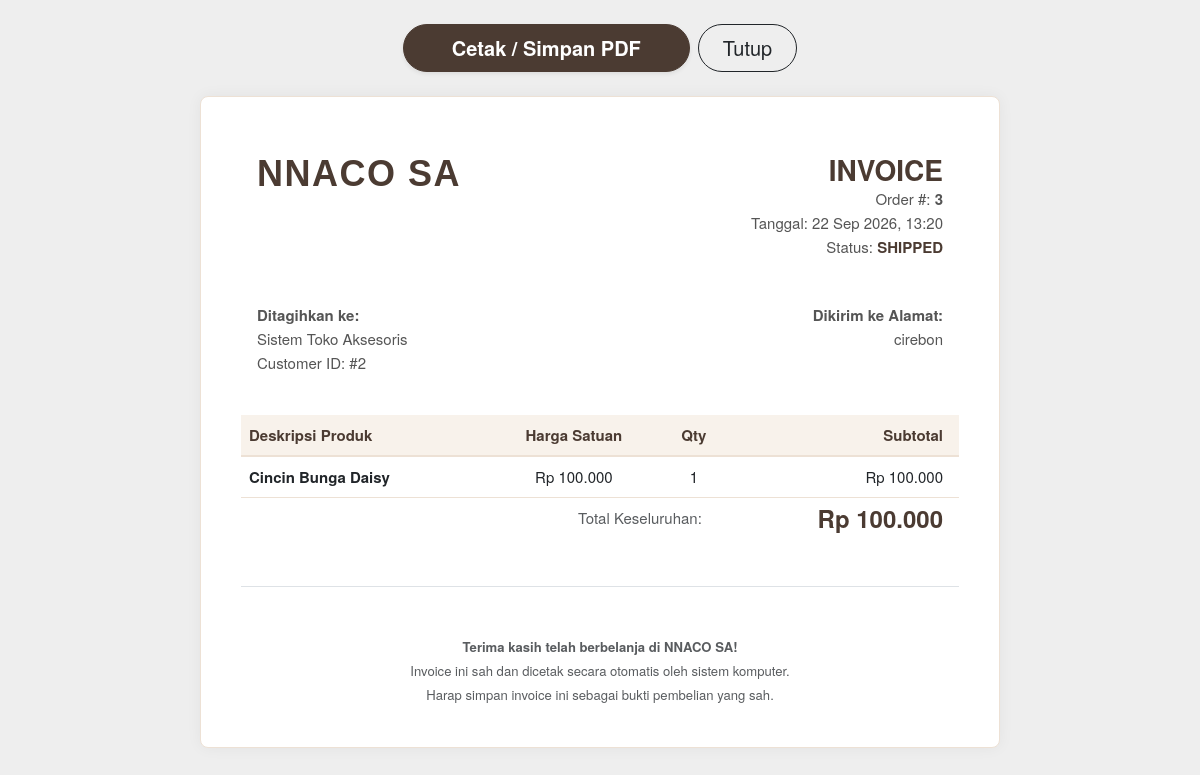
Screenshot of /public/order/invoice/3 (signed in) with the database file from the repository.
### tables this page shows
CREATE TABLE `orders` (
  `id` int(11) NOT NULL AUTO_INCREMENT,
  `user_id` int(11) NOT NULL,
  `phone` varchar(25) DEFAULT NULL,
  `coupon_id` int(11) DEFAULT NULL,
  `total_amount` decimal(10,2) NOT NULL,
  `status` enum('pending','processing','shipped','completed','cancelled') NOT NULL DEFAULT 'pending',
  `shipping_address` text NOT NULL,
  `created_at` timestamp NOT NULL DEFAULT current_timestamp(),
  PRIMARY KEY (`id`),
  KEY `user_id` (`user_id`),
  KEY `coupon_id` (`coupon_id`),
  CONSTRAINT `orders_ibfk_1` FOREIGN KEY (`user_id`) REFERENCES `users` (`id`),
  CONSTRAINT `orders_ibfk_2` FOREIGN KEY (`coupon_id`) REFERENCES `coupons` (`id`) ON DELETE SET NULL
);

CREATE TABLE `order_items` (
  `id` int(11) NOT NULL AUTO_INCREMENT,
  `order_id` int(11) NOT NULL,
  `product_id` int(11) NOT NULL,
  `quantity` int(11) NOT NULL,
  `price` decimal(10,2) NOT NULL,
  PRIMARY KEY (`id`),
  KEY `order_id` (`order_id`),
  KEY `product_id` (`product_id`),
  CONSTRAINT `order_items_ibfk_1` FOREIGN KEY (`order_id`) REFERENCES `orders` (`id`) ON DELETE CASCADE,
  CONSTRAINT `order_items_ibfk_2` FOREIGN KEY (`product_id`) REFERENCES `products` (`id`)
);

CREATE TABLE `products` (
  `id` int(11) NOT NULL AUTO_INCREMENT,
  `category_id` int(11) NOT NULL,
  `name` varchar(100) NOT NULL,
  `description` text DEFAULT NULL,
  `price` decimal(10,2) NOT NULL,
  `stock` int(11) NOT NULL DEFAULT 0,
  `created_at` timestamp NOT NULL DEFAULT current_timestamp(),
  PRIMARY KEY (`id`),
  KEY `category_id` (`category_id`),
  CONSTRAINT `products_ibfk_1` FOREIGN KEY (`category_id`) REFERENCES `categories` (`id`)
);

### app/controllers/OrderController.php (called while the page is built, shortened)
<?php
class OrderController extends Controller {
    public function invoice($id) {
        $result = $this->model('Order')->getOrderDetails($id, $_SESSION['user_id']);
        $data['order'] = $result['order'];
        $data['items'] = $result['items'];
        $this->view('order/invoice', $data);
    }
}

### app/core/App.php (called while the page is built, shortened)
<?php
class App {
    protected $method = 'index';
    protected $params = [];
    public function __construct() {
        $url = $this->parseURL();
        if(isset($url[0])) {
            $controllerName = ucfirst($url[0]) . 'Controller';
            if(file_exists('../app/controllers/' . $controllerName . '.php')) {
                unset($url[0]);
            } else {
                $this->pageNotFound();
                return;
            }
        }
        $this->controller = new $this->controller;
        if(isset($url[1])) {
            if(method_exists($this->controller, $url[1])) {
                $this->method = $url[1];
                unset($url[1]);
            } else {
                $this->pageNotFound();
                return;
            }
        }
        if(!empty($url)) {
            $this->params = array_values($url);
        }
        call_user_func_array([$this->controller, $this->method], $this->params);
    }
    public function parseURL() {
        if(isset($_GET['url'])) {
            $url = rtrim($_GET['url'], '/');
            $url = filter_var($url, FILTER_SANITIZE_URL);
            $url = explode('/', $url);
            return $url;
        }
        return [];
    }
}

### public/index.php (called while the page is built, shortened)
<?php
$app = new App();

### app/core/Database.php (called while the page is built, shortened)
<?php
class Database {
    private $host = DB_HOST;
    private $user = DB_USER;
    private $pass = DB_PASS;
    private $db_name = DB_NAME;
    private $dbh;
    private $stmt;
    public function __construct() {
        $dsn = 'mysql:host=' . $this->host . ';dbname=' . $this->db_name;
        $option = [
            PDO::ATTR_PERSISTENT => false,
            PDO::ATTR_ERRMODE => PDO::ERRMODE_EXCEPTION,
            PDO::ATTR_TIMEOUT => 5
        ];
        try {
            $this->dbh = new PDO($dsn, $this->user, $this->pass, $option);
        } catch(PDOException $e) {
            if ($e->getCode() == 1049 || strpos($e->getMessage(), '1049') !== false) {
                if (file_exists('../app/views/error/db_error.php')) {
                    require_once '../app/views/error/db_error.php';
                    exit;
                }
            }
            die("Database Connection Error: Pastikan service MySQL menyala dan kredensial benar.");
        }
    }
    public function query($query) {
        $this->stmt = $this->dbh->prepare($query);
    }
    public function bind($param, $value, $type = null) {
        if (is_null($type)) {
            switch(true) {
                case is_int($value):
                    $type = PDO::PARAM_INT;
                    break;
                default:
                    $type = PDO::PARAM_STR;
            }
        }
        $this->stmt->bindValue($param, $value, $type);
    }
    public function execute() {
        return $this->stmt->execute();
    }
    public function resultSet() {
        $this->execute();
        return $this->stmt->fetchAll(PDO::FETCH_ASSOC);
    }
    public function single() {
        $this->execute();
        return $this->stmt->fetch(PDO::FETCH_ASSOC);
    }
}

### app/models/Order.php (called while the page is built, shortened)
<?php
class Order extends Model {
    public function getOrderDetails($order_id, $user_id = null) {
        if ($user_id) {
            $this->db->query("SELECT * FROM orders WHERE id = :id AND user_id = :user_id");
            $this->db->bind('id', $order_id);
            $this->db->bind('user_id', $user_id);
            $order = $this->db->single();
        } else {
            $this->db->query("SELECT * FROM orders WHERE id = :id");
            $this->db->bind('id', $order_id);
            $order = $this->db->single();
        }
        $this->db->query("SELECT od.*, p.name FROM order_items od JOIN products p ON od.product_id = p.id WHERE od.order_id = :order_id");
        $this->db->bind('order_id', $order_id);
        $items = $this->db->resultSet();
        $this->db->query("SELECT * FROM payments WHERE order_id = :order_id ORDER BY id DESC LIMIT 1");
        $this->db->bind('order_id', $order_id);
        $payment = $this->db->single();
        return ['order' => $order, 'items' => $items, 'payment' => $payment];
    }
}

### app/core/Model.php (called while the page is built, shortened)
<?php
class Model {
    public function __construct() {
        $this->db = new Database();
    }
}

### app/core/Security.php (called while the page is built, shortened)
<?php
class Security {
    public static function escape($string) {
        return htmlspecialchars($string, ENT_QUOTES, 'UTF-8');
    }
}

### app/views/order/invoice.php (the view, shortened to what this page needs)
<!DOCTYPE html>
<html lang="id">
<head>
    <link href="https://cdn.jsdelivr.net/npm/bootstrap@5.3.0/dist/css/bootstrap.min.css" rel="stylesheet">
</head>
<body>
    <div class="text-center my-4 no-print d-flex justify-content-center gap-2">
        <button onclick="window.print()" class="btn btn-dark btn-lg shadow-sm px-5 fw-bold rounded-pill" style="background:#4B3B32; border-color:#4B3B32;">Cetak / Simpan PDF</button>
        <a href="<?= BASEURL; ?>/order/detail/<?= $data['order']['id']; ?>" class="btn btn-outline-dark btn-lg rounded-pill px-4">Tutup</a>
    </div>
    <div class="invoice-box mt-4 mb-5 border" style="border-color:#EDE1D5 !important;">
        <table cellpadding="0" cellspacing="0">
            <tr class="top">
                <td colspan="2">
                    <table>
                        <tr>
                            <td class="title">NNACO SA</td>
                            <td class="text-end">
                                <h3 class="mb-0 fw-bold" style="color:#4B3B32;">INVOICE</h3>
                                Order #: <strong><?= $data['order']['id']; ?></strong><br>
                                Tanggal: <?= date('d M Y, H:i', strtotime($data['order']['created_at'])); ?><br>
                                Status: <span class="text-uppercase fw-bold" style="color:#4B3B32;"><?= $data['order']['status']; ?></span>
                            </td>
                        </tr>
                    </table>
                </td>
            </tr>
            <tr class="information">
                <td colspan="2">
                    <table>
                        <tr>
                            <td>
                                <strong>Ditagihkan ke:</strong><br>
                                Sistem Toko Aksesoris<br>
                                Customer ID: #<?= $data['order']['user_id']; ?>
                            </td>
                            <td class="text-end">
                                <strong>Dikirim ke Alamat:</strong><br>
                                <?= nl2br(Security::escape($data['order']['shipping_address'])); ?>
                            </td>
                        </tr>
                    </table>
                </td>
            </tr>
        </table>
        <table class="table mt-4 table-borderless">
            <tr class="heading">
                <td>Deskripsi Produk</td>
                <td class="text-center">Harga Satuan</td>
                <td class="text-center">Qty</td>
                <td class="text-end pe-3">Subtotal</td>
            </tr>
            <?php foreach($data['items'] as $item): ?>
            <tr class="item">
                <td class="fw-bold text-dark"><?= Security::escape($item['name']); ?></td>
                <td class="text-center">Rp <?= number_format($item['price'], 0, ',', '.'); ?></td>
                <td class="text-center"><?= $item['quantity']; ?></td>
                <td class="text-end pe-3">Rp <?= number_format($item['price'] * $item['quantity'], 0, ',', '.'); ?></td>
            </tr>
            <?php endforeach; ?>
            <tr class="total">
                <td colspan="3" class="text-end pe-4 border-0 text-muted">Total Keseluruhan:</td>
                <td class="text-end fs-4 border-top pe-3" style="border-color:#4B3B32 !important;">
                   <strong style="color:#4B3B32;">Rp <?= number_format($data['order']['total_amount'], 0, ',', '.'); ?></strong>
                </td>
            </tr>
        </table>
        <div class="text-center mt-5 pt-5 text-muted small border-top">
            <strong>Terima kasih telah berbelanja di NNACO SA!</strong><br>
            Invoice ini sah dan dicetak secara otomatis oleh sistem komputer. <br>
            Harap simpan invoice ini sebagai bukti pembelian yang sah.
        </div>
    </div>
</body>
</html>

### app/views/order/invoice.php (style rules this page uses)
body { font-family: 'Helvetica Neue', Helvetica, Arial, sans-serif; background: #eee; }
.invoice-box { max-width: 800px; margin: auto; padding: 40px; border: 1px solid #eee; box-shadow: 0 0 15px rgba(0, 0, 0, .05); font-size: 15px; line-height: 24px; color: #555; background: #fff; border-radius: 8px; }
.invoice-box table { width: 100%; line-height: inherit; text-align: left; }
.invoice-box table td { padding: 8px; vertical-align: top; }
.invoice-box table tr.top table td { padding-bottom: 20px; }
.invoice-box table tr.top table td.title { font-size: 36px; line-height: 42px; color: #4B3B32; font-weight: 800; letter-spacing: 1.5px; font-family: 'Outfit', sans-serif; }
.invoice-box table tr.heading td { background: #F8F2EB; border-bottom: 2px solid #EDE1D5; font-weight: bold; color:#4B3B32; }
.invoice-box table tr.item td { border-bottom: 1px solid #EDE1D5; }
.invoice-box table tr.total td:nth-child(2) { border-top: 2px solid #EDE1D5; font-weight: bold; }

### rows the page displays
orders: id "3", created_at "22 Sep 2026, 13:20", status "SHIPPED", user "2", shipping_address "cirebon", total_amount "100.000"
order_items: product.name "Cincin Bunga Daisy", price "100.000", quantity "1", $item['price'] * $item['quantity'] "100.000"
